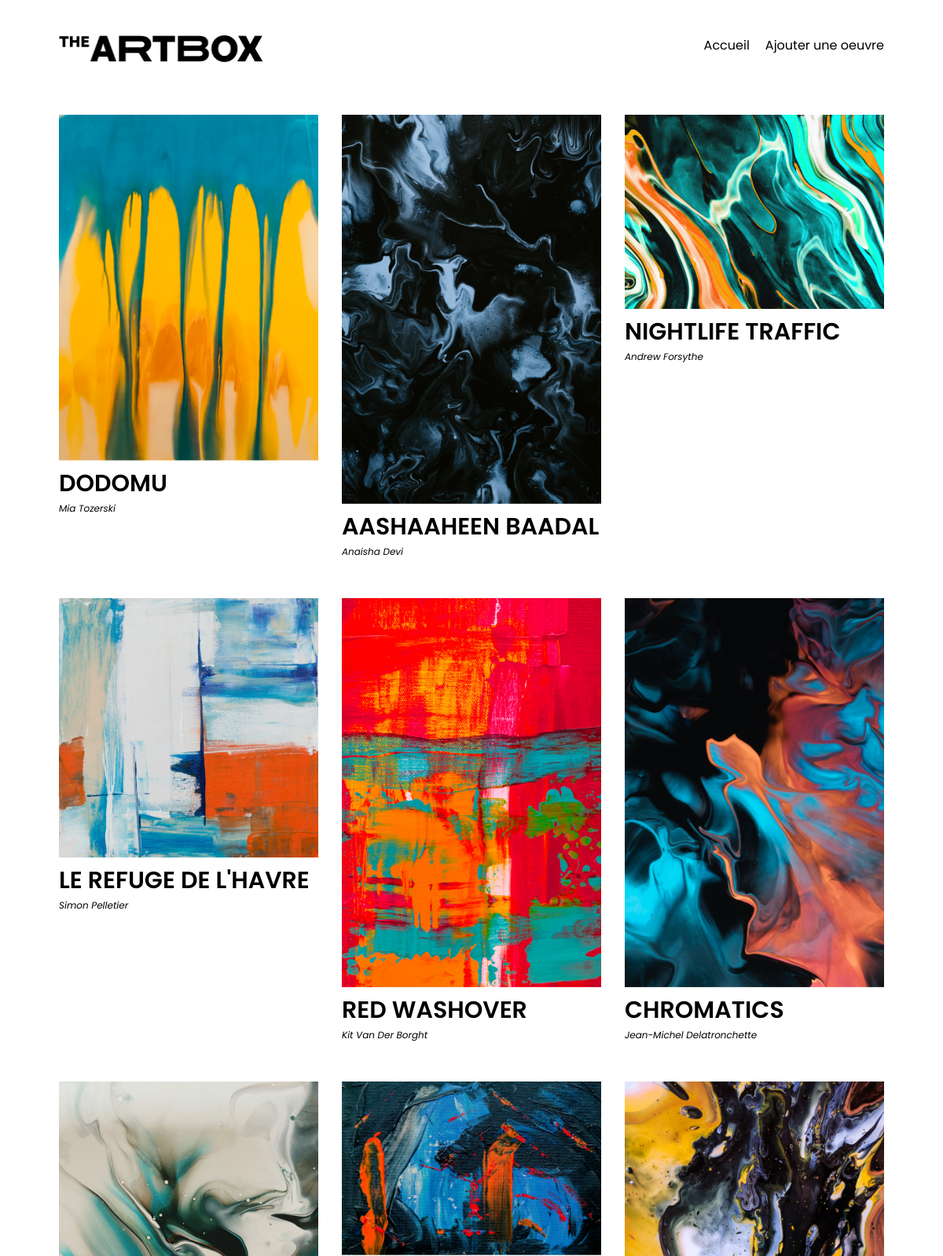
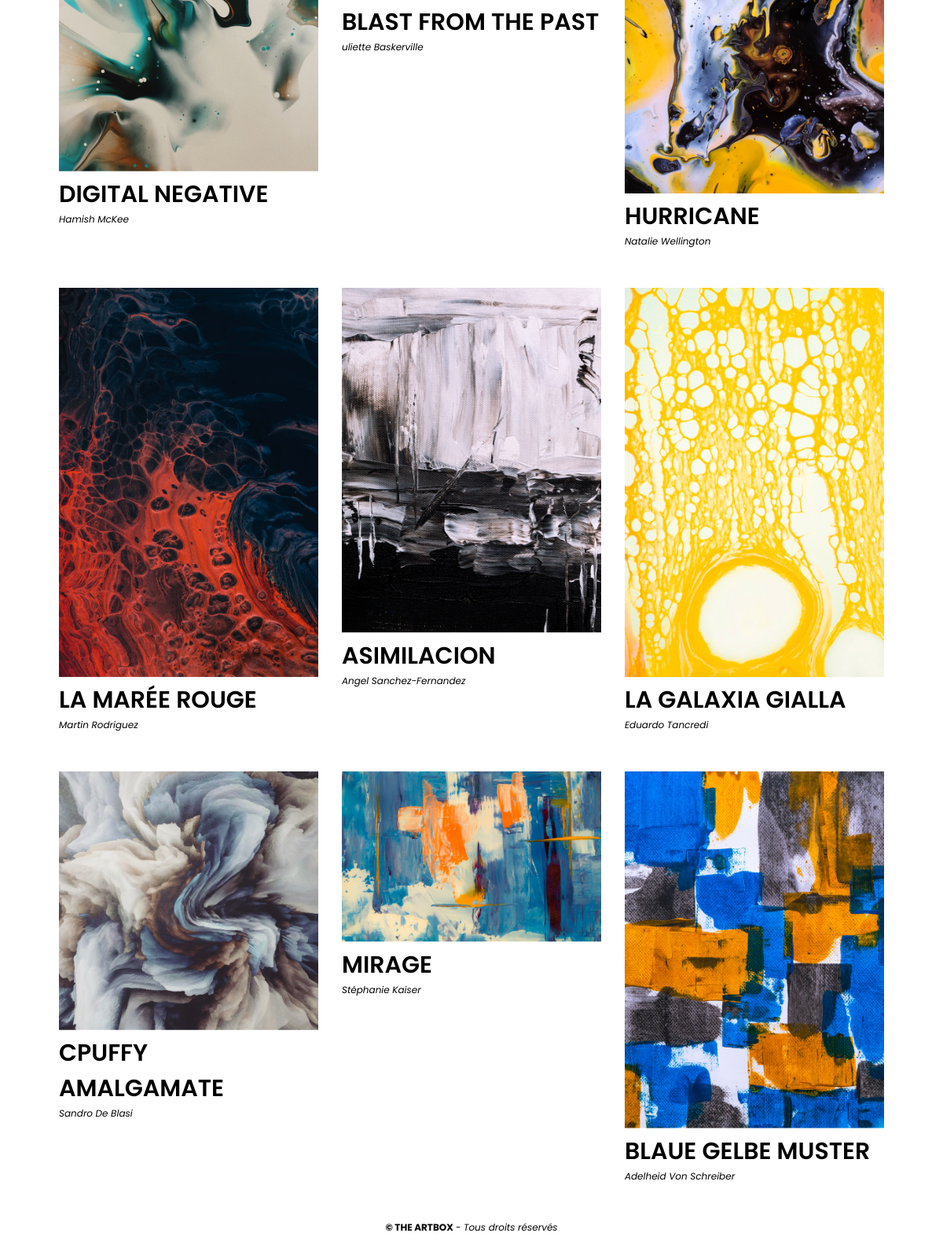
The page / on the database its author committed (2 pictures, top to bottom).
### tables this page shows
CREATE TABLE IF NOT EXISTS `oeuvres` 
(
    `id` INT NOT NULL AUTO_INCREMENT COMMENT 'Identifiant unique de l\'oeuvre' , 
    `titre` VARCHAR(256) NOT NULL COMMENT 'Titre de l\'oeuvre' , 
    `artiste` VARCHAR(128) NOT NULL COMMENT 'Nom de l\'artiste' , 
    `description` TEXT NOT NULL COMMENT 'Description de l\'oeuvre' , 
    `image` VARCHAR(256) NOT NULL COMMENT 'Chemin local vers l\'image de l\'oeuvre' , 
    PRIMARY KEY (`id`)
);

### index.php (the view, shortened to what this page needs)
<?php
require_once ('./config/config.php');
include 'header.php';
$pdo = dbconnect($dbConfig);
$query = $pdo->query("SELECT id, titre,artiste, description, image FROM oeuvres");
$oeuvres = $query->fetchAll();
echo "<div id=\"liste-oeuvres\">";
foreach ($oeuvres as $oeuvre) {
  echo "<article class=\"oeuvre\">";
  echo "<a href=\"oeuvre.php?id=" . $oeuvre['id'] . "\">";
  echo "<img src=\"" . $oeuvre['image'] . "\" alt=\"" . htmlspecialchars($oeuvre['titre']) . "\" />";
  echo "<h2>" . htmlspecialchars($oeuvre['titre']) . "</h2>";
  echo "<p class=\"description\">" . htmlspecialchars($oeuvre['artiste']) . "</p>";
  echo "</a>";
  echo "</article>";
}
echo "</div>";
include 'footer.php';

### header.php (shortened to what this page needs)
<!doctype html>
<html lang="fr">
<head>
    <link rel="stylesheet" href="css/style.css">
</head>
<body>
    <header>
        <a href="index.php"><img src="img/logo.png" alt="Logo Artbox" id="logo"></a>
        <nav>
            <ul>
                <li><a href="index.php">Accueil</a></li>
                <li><a href="ajouter.php">Ajouter une oeuvre</a></li>
            </ul>
        </nav>
    </header>
    <main>

### footer.php
</main>
<footer>
    <p>
        <strong>© THE ARTBOX</strong> - <em>Tous droits réservés</em>
    </p>
</footer>
</body>
</html>

### css/style.css (style rules this page uses)
html, body { margin: 0; }
* { box-sizing: border-box; font-family: "Poppins", sans-serif; }
a { text-decoration: none; color: inherit; }
header { display: flex; justify-content: space-between; max-width: 1080px; margin: auto; padding: 45px 15px; }
#logo { width: 260px; }
header ul { list-style: none; padding: 0; margin: 0; display: flex; gap: 20px; }
main { max-width: 1080px; margin: auto; }
footer { text-align: center; font-size: 12px; }
#liste-oeuvres { display: flex; flex-wrap: wrap; }
.oeuvre { width: 33.33%; padding: 15px; }
.oeuvre img { width: 100%; }
.oeuvre h2, #detail-oeuvre h1 { text-transform: uppercase; margin-top: 0; margin-bottom: 0; font-weight: 600; font-size: 30px; }
.oeuvre .description, #detail-oeuvre .description { font-style: italic; margin-top: 0; font-size: 12px; margin-bottom: 20px; }

### rows shown on the page
oeuvres: image (picture), titre "DODOMU", artiste "Mia Tozerski"
oeuvres: image (picture), titre "AASHAAHEEN BAADAL", artiste "Anaisha Devi"
oeuvres: image (picture), titre "NIGHTLIFE TRAFFIC", artiste "Andrew Forsythe"
oeuvres: image (picture), titre "LE REFUGE DE L'HAVRE", artiste "Simon Pelletier"
oeuvres: image (picture), titre "RED WASHOVER", artiste "Kit Van Der Borght"
oeuvres: image (picture), titre "CHROMATICS", artiste "Jean-Michel Delatronchette"
oeuvres: image (picture), titre "DIGITAL NEGATIVE", artiste "Hamish McKee"
oeuvres: image (picture), titre "BLAST FROM THE PAST", artiste "uliette Baskerville"
oeuvres: image (picture), titre "HURRICANE", artiste "Natalie Wellington"
oeuvres: image (picture), titre "LA MARÉE ROUGE", artiste "Martin Rodriguez"
oeuvres: image (picture), titre "ASIMILACION", artiste "Angel Sanchez-Fernandez"
oeuvres: image (picture), titre "LA GALAXIA GIALLA", artiste "Eduardo Tancredi"
oeuvres: image (picture), titre "CPUFFY AMALGAMATE", artiste "Sandro De Blasi"
oeuvres: image (picture), titre "MIRAGE", artiste "Stéphanie Kaiser"
oeuvres: image (picture), titre "BLAUE GELBE MUSTER", artiste "Adelheid Von Schreiber"
